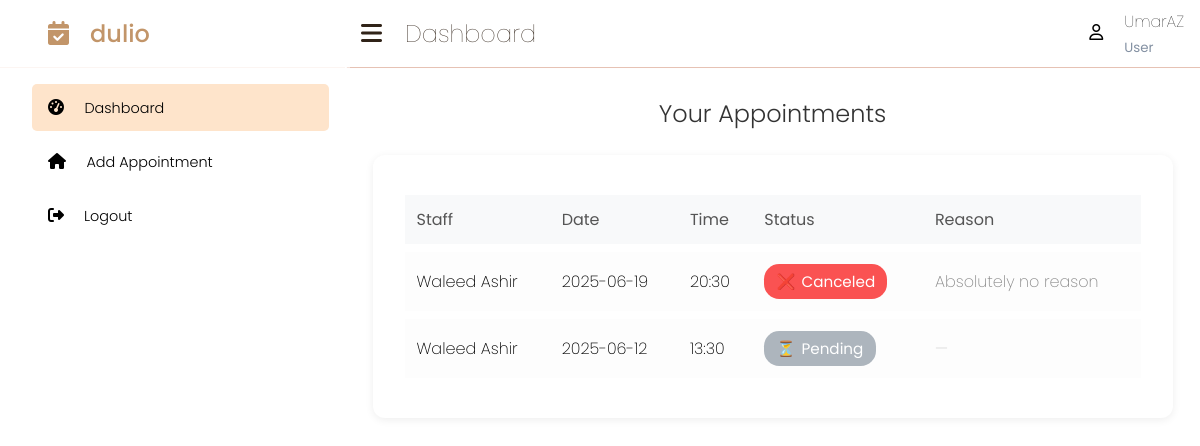
The app's page /client_dashboard (signed in), older data.
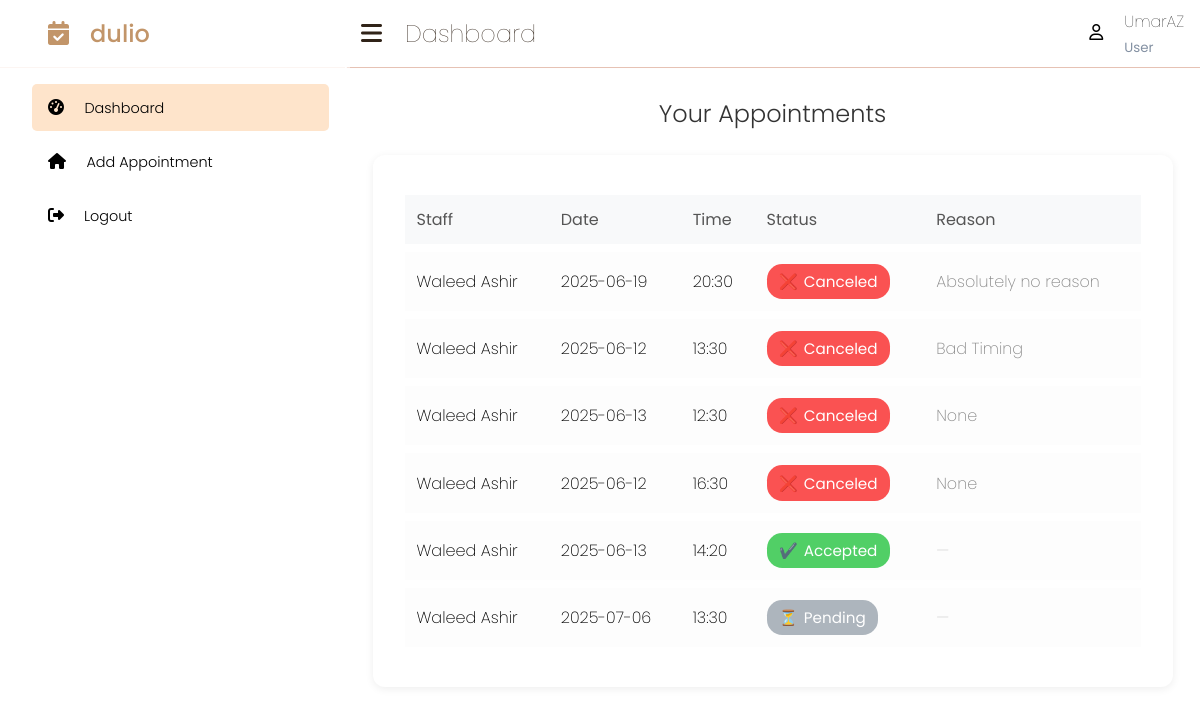
The same page, newer data.
### app/models.py (models this page shows, shortened)
class Appointment(db.Model):
    id = db.Column(db.Integer, primary_key=True)
    client_id = db.Column(db.Integer, db.ForeignKey('user.id'), nullable=False)
    client_name = db.Column(db.String(100), nullable=False)
    client_mail = db.Column(db.String(100), nullable=False)
    appointment_date = db.Column(db.String(10), nullable=False)
    appointment_time = db.Column(db.String(5), nullable=False)
    person_name = db.Column(db.String(100), nullable=False)
    status = db.Column(db.String(20), default='pending')  # 'pending', 'accepted', 'rescheduled', 'canceled'
    staff_reason = db.Column(db.String(255))  # Reason for reschedule/cancel

### app/routes.py (the view)
    @app.route('/client_dashboard')
    @login_required
    def client_dashboard():
        if current_user.role != 'client':
            return redirect(url_for('staff_dashboard'))
        appointments = Appointment.query.filter_by(client_id=current_user.id).all()
        client_username = current_user.username
        return render_template('client_dashboard.html', appointments=appointments, client_username=client_username)

### app/templates/client_dashboard.html (shortened to what this page needs)
{% extends 'client_base.html' %}
{% block content %}
<div class="appointments-container">
    <h2 class="appointments-title">Your Appointments</h2>
    <div class="card appointments-card">
        <div class="appointments-table-wrapper">
            <table class="appointments-table">
                <thead>
                    <tr>
                        <th>Staff</th>
                        <th>Date</th>
                        <th>Time</th>
                        <th>Status</th>
                        <th>Reason</th>
                    </tr>
                </thead>
                <tbody>
                {% for appointment in appointments %}
                    <tr>
                        <td>{{ appointment.person_name }}</td>
                        <td>{{ appointment.appointment_date }}</td>
                        <td>{{ appointment.appointment_time }}</td>
                        <td>
                            {% if appointment.status == 'pending' %}
                                <span class="badge badge-secondary">
                                    <span class="badge-icon">⏳</span>Pending
                                </span>
                            {% elif appointment.status == 'accepted' %}
                                <span class="badge badge-success">
                                    <span class="badge-icon">✔️</span>Accepted
                                </span>
                            {% elif appointment.status == 'rescheduled' %}
                                <span class="badge badge-warning">
                                    <span class="badge-icon">🔄</span>Rescheduled
                                </span>
                            {% elif appointment.status == 'canceled' %}
                                <span class="badge badge-danger">
                                    <span class="badge-icon">❌</span>Canceled
                                </span>
                            {% endif %}
                        </td>
                        <td class="appointments-reason">
                            {% if appointment.status in ['rescheduled', 'canceled'] %}
                                {{ appointment.staff_reason }}
                            {% else %}
                                <span class="appointments-reason-empty">—</span>
                            {% endif %}
                        </td>
                    </tr>
                {% endfor %}
                </tbody>
            </table>
        </div>
    </div>
</div>
{% endblock %}

Row changes from the older to the newer data that the page shows:
changed Appointment: staff_reason (not shown) → "Bad Timing"; status "⏳ Pending" → "❌ Canceled"
added Appointment: person_name "Waleed Ashir", appointment_date "2025-06-13", appointment_time "12:30", status "Canceled", staff_reason "None"
added Appointment: person_name "Waleed Ashir", appointment_date "2025-06-12", appointment_time "16:30", status "Canceled", staff_reason "None"
added Appointment: person_name "Waleed Ashir", appointment_date "2025-06-13", appointment_time "14:20", status "Accepted"
added Appointment: person_name "Waleed Ashir", appointment_date "2025-07-06", appointment_time "13:30", status "Pending"
